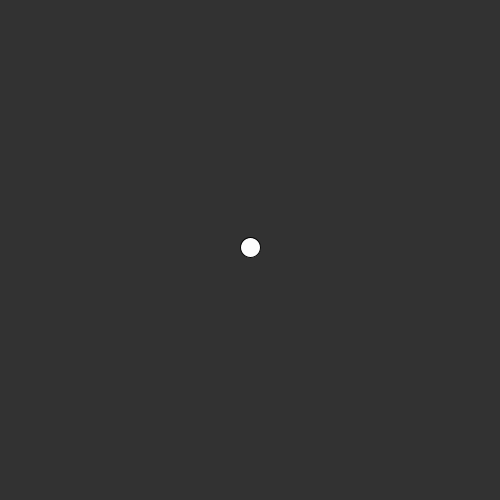
Frame 1 (no input)
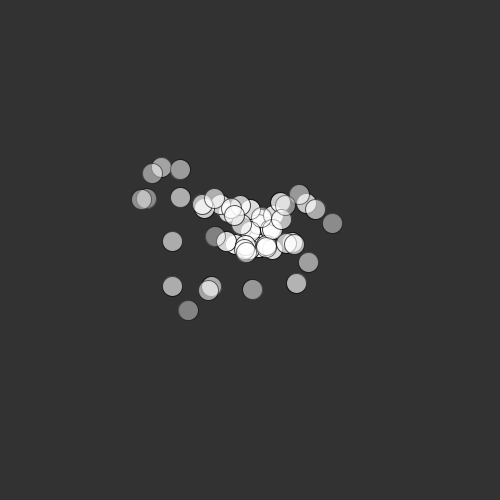
Frame 60 (the mouse pressed at the canvas centre just before this capture)
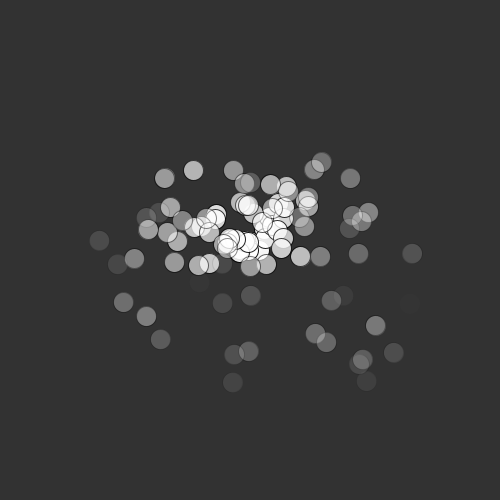
Frame 120 (the mouse held since frame 60 and released just before this capture)

The Processing sketch that drew these frames (run headless with seeded random() and noise(); from frame 60 on, the mouse is pressed at the canvas centre):

// Processing sketch: particles
// ── particles.pde
ArrayList<Particle> particles;

void setup() {
  size(500, 500);
  particles = new ArrayList<Particle>();

}

void draw() {
  background(50);
  particles.add(new Particle(new PVector(width/2, height/2)));

  for (int i = particles.size()-1; i >= 0; i--) {
    Particle p = particles.get(i);
    p.update();
    p.display();

    if (p.isDead()) {
      particles.remove(i);
    }
  }
  println(particles.size());
}
// ── Particle.pde
class Particle {
  PVector location;
  PVector velocity;
  PVector acceleration;
  float lifespan = 255;

  Particle(PVector loc) {
    location = loc;
    velocity = new PVector(random(-2, 2), random(-3, 0));
    acceleration = new PVector(0, 0.05);
  }

  void update() {
    location.add(velocity);
    velocity.add(acceleration);
    lifespan -= random(1,4);
  }
  boolean isDead() {
    if (lifespan<=0) 
      return true;
    else 
      return false;
  }
  void display() {
    noStroke();
    stroke(0, lifespan);
    fill(255, lifespan);
    ellipse(location.x, location.y, 20, 20);
  }
}
